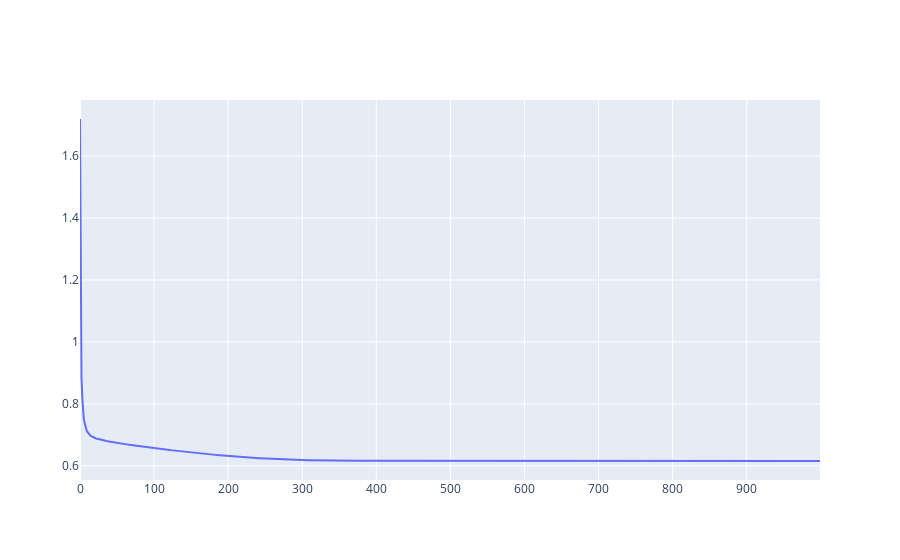

The notebook cell saved with this chart:
### Markdown cell above
### Trying on Driver 17b

### Code cell
column = 'Processed ECG'
ecg = SCAEdataset(df, driver = '17b', column = column)
loader = DataLoader(ecg, batch_size = 5)

mdl = SCAE()
criterion = nn.MSELoss()
optimizer = optim.SGD(mdl.parameters(), lr = 0.1, momentum = 0.5)
epochs = 1000

loss_history = []
for epoch in tqdm(range(epochs)):
    total_loss = 0
    for i, batch in enumerate(loader):
        pred = mdl(batch[column])
        loss = criterion(pred, batch[column])
                
        optimizer.zero_grad()
        loss.backward()
        optimizer.step()
        total_loss+=loss.item()
        
    loss_history.append(total_loss)    
#     print(epoch+1, ': Total Loss:', total_loss)
    
fig = go.Figure()
fig.add_trace(go.Scatter(x = [i for i in range(len(loss_history))], y = loss_history, mode = 'lines'))

### Figure 1 — Plotly figure (JSON) as saved in the notebook; plotly's stock layout.template omitted (floating-point values rounded to 4 significant figures; data arrays with more than 128 entries replaced by an {"elided": "..."} marker saying what was removed)
{"data": [{"mode": "lines", "type": "scatter", "x": {"elided": "1000 int values"}, "y": {"elided": "1000 float values"}}], "layout": {}}
